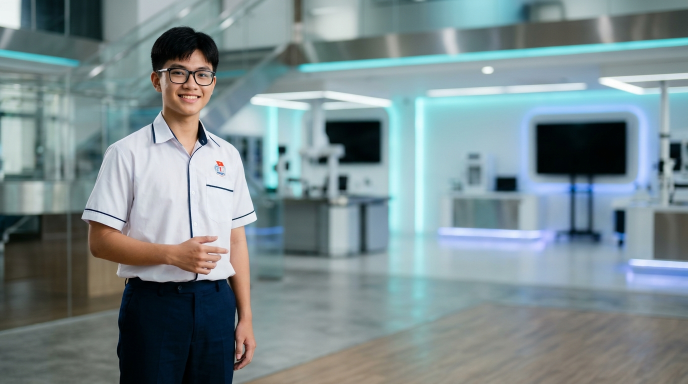
#> input picture keyframes/V2_B4_DoDichChuyen_QuangDuong/s1.png, 1376 x 768 px, found by its file name (shown at 1/2 size)
$ python build_all_v2_v3_keyframes.py
#> lines starting #> are read from the running program, lines starting #| are printed output that depends on the picture
import os
import math
from PIL import Image, ImageFilter, ImageEnhance, ImageOps
import numpy as np

v2_dir = r"C:\Users\vuasu\.gemini\antigravity\scratch\AIvid\keyframes\V2_B4_DoDichChuyen_QuangDuong"
v3_dir = r"C:\Users\vuasu\.gemini\antigravity\scratch\AIvid\keyframes\V3_B4_TongHop_DoDichChuyen"
os.makedirs(v2_dir, exist_ok=True)
os.makedirs(v3_dir, exist_ok=True)

# 1. Base assets
v2_s1 = Image.open(os.path.join(v2_dir, "s1.png")).convert("RGB")
#> v2_s1 is the input picture: PIL image 1376x768 RGB; mean R, G, B 123.3, 140.1, 143.7
v2_s2 = Image.open(os.path.join(v2_dir, "s2.png")).convert("RGB")
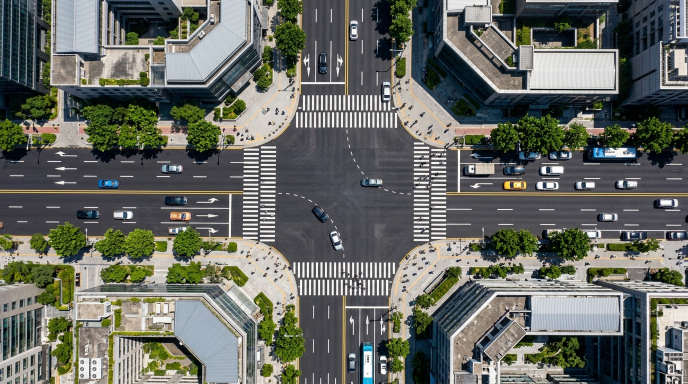
#> input picture keyframes/V2_B4_DoDichChuyen_QuangDuong/s2.png, 1376 x 768 px, found by its file name (shown at 1/2 size)
#> v2_s2 is the input picture: PIL image 1376x768 RGB; mean R, G, B 102.5, 105.6, 98.6
v3_s3 = Image.open(os.path.join(v3_dir, "s3.png")).convert("RGB")
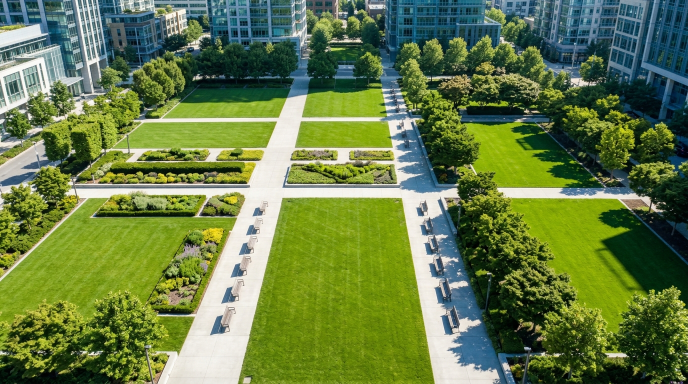
#> input picture keyframes/V3_B4_TongHop_DoDichChuyen/s3.png, 1376 x 768 px, found by its file name (shown at 1/2 size)
#> v3_s3 is the input picture: PIL image 1376x768 RGB; mean R, G, B 102, 124.3, 70.1
v1_s1 = Image.open(r"C:\Users\vuasu\.gemini\antigravity\scratch\AIvid\keyframes\V1_B4_ViTri_HeQuyChieu\s1.png").convert("RGB")
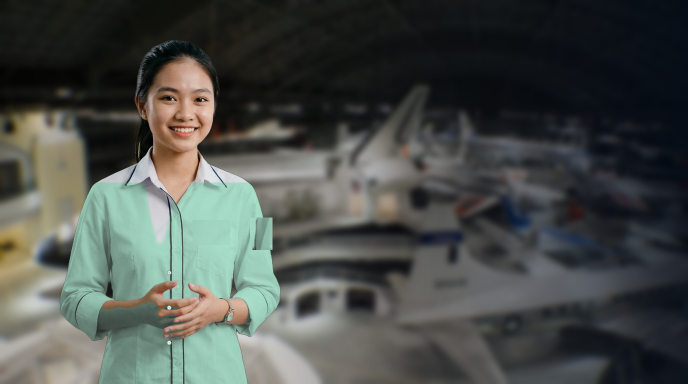
#> input picture keyframes/B12_ChuyenDongNem/s1.png, 1376 x 768 px, found by its file name (shown at 1/2 size)
#> v1_s1 is the input picture: PIL image 1376x768 RGB; mean R, G, B 73.8, 78, 74
#> (the run stopped early here; a loop or call above may not have finished)
